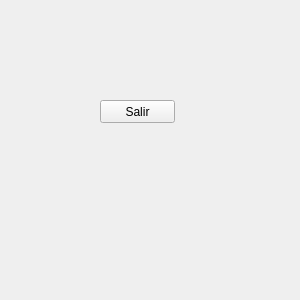
<?xml version="1.0" encoding="UTF-8"?>
<ui version="4.0">
 <class>Form</class>
 <widget class="QWidget" name="Form">
  <property name="geometry">
   <rect>
    <x>0</x>
    <y>0</y>
    <width>300</width>
    <height>300</height>
   </rect>
  </property>
  <property name="windowTitle">
   <string>Primer Ejemplo de GUI con PyQt</string>
  </property>
  <widget class="QPushButton" name="pushButton">
   <property name="geometry">
    <rect>
     <x>100</x>
     <y>100</y>
     <width>75</width>
     <height>23</height>
    </rect>
   </property>
   <property name="text">
    <string>Salir</string>
   </property>
  </widget>
 </widget>
 <resources/>
 <connections>
  <connection>
   <sender>pushButton</sender>
   <signal>clicked()</signal>
   <receiver>Form</receiver>
   <slot>close()</slot>
   <hints>
    <hint type="sourcelabel">
     <x>172</x>
     <y>109</y>
    </hint>
    <hint type="destinationlabel">
     <x>257</x>
     <y>42</y>
    </hint>
   </hints>
  </connection>
 </connections>
</ui>
